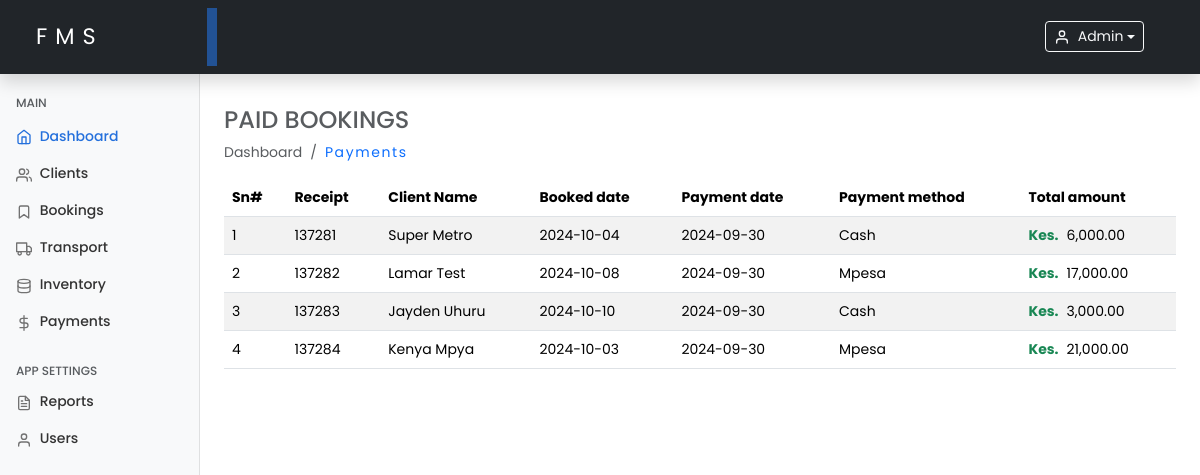
The app's page /payments.php (signed in), older data.
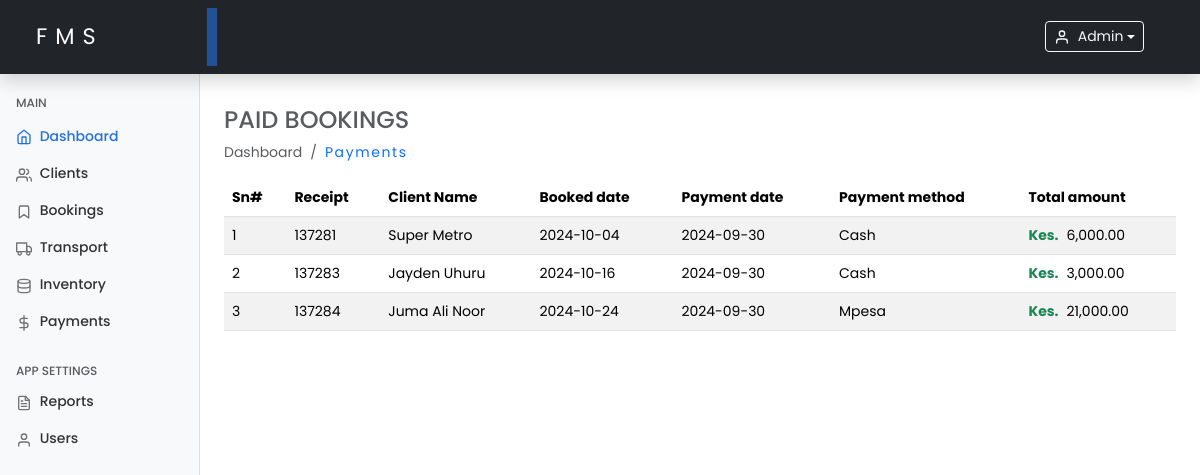
The same page, newer data.
### tables this page shows
CREATE TABLE `payments` (
  `id` int(11) NOT NULL,
  `booking_id` int(11) NOT NULL,
  `receipt_number` int(8) DEFAULT NULL,
  `payment_method` enum('cash','mpesa') NOT NULL DEFAULT 'cash',
  `amount` decimal(10,2) NOT NULL,
  `tax` decimal(10,2) DEFAULT NULL,
  `discount` decimal(10,2) DEFAULT NULL,
  `total` decimal(10,2) GENERATED ALWAYS AS (`amount` + `tax` - `discount`) VIRTUAL,
  `payment_date` date NOT NULL,
  `created_at` timestamp NOT NULL DEFAULT current_timestamp(),
  `updated_at` timestamp NOT NULL DEFAULT current_timestamp() ON UPDATE current_timestamp()
);

CREATE TABLE `clients` (
  `id` int(11) NOT NULL,
  `full_name` varchar(100) NOT NULL,
  `email` varchar(100) DEFAULT NULL,
  `phone` varchar(15) DEFAULT NULL,
  `address` varchar(255) DEFAULT NULL,
  `created_at` timestamp NOT NULL DEFAULT current_timestamp(),
  `updated_at` timestamp NOT NULL DEFAULT current_timestamp() ON UPDATE current_timestamp()
);

CREATE TABLE `schedules` (
  `id` int(11) NOT NULL,
  `client_id` varchar(100) NOT NULL,
  `service_type` enum('burial','cremation','other') DEFAULT 'burial',
  `schedule_date` date NOT NULL,
  `vehicle_type` varchar(150) DEFAULT NULL,
  `request` varchar(255) DEFAULT NULL,
  `status` enum('scheduled','completed') DEFAULT 'scheduled',
  `created_at` timestamp NOT NULL DEFAULT current_timestamp(),
  `updated_at` timestamp NOT NULL DEFAULT current_timestamp() ON UPDATE current_timestamp()
);

### includes/functions.php (called while the page is built, shortened)
<?php
function getProcessedBookings($conn)
{
    $processedBookings = [];
    $query = "SELECT p.booking_id, p.receipt_number, p.payment_method, p.amount, p.tax, p.discount, p.payment_date,
                     s.schedule_date, c.full_name AS client_name
              FROM payments p
              JOIN schedules s ON p.booking_id = s.id
              JOIN clients c ON s.client_id = c.id
              ORDER BY p.payment_date DESC";
    $result = $conn->query($query);
    if ($result && $result->num_rows > 0) {
        while ($row = $result->fetch_assoc()) {
            $processedBookings[] = $row;
        }
    }
    return $processedBookings;
}

### payments.php (the view, shortened to what this page needs)
<?php
include 'includes/functions.php';
$processedBookings = getProcessedBookings($conn);
include './includes/header.php';
include './includes/sidebar.php';
?>
<main class="col-md-9 ms-sm-auto col-lg-10 px-md-4 mt-2">
    <h4 class="text-muted text-uppercase mt-4">Paid Bookings</h4>
    <ol class="breadcrumb mb-2">
        <li class="breadcrumb-item active">Dashboard</li>
        <li class="breadcrumb-item">
            <a class="text-decoration-none hover-underline" href="payments.php">Payments</a>
        </li>
    </ol>
    <div class="table-responsive">
        <?php if (!empty($processedBookings)): ?>
            <table class="table table-striped mt-2" id="paymentsTable">
                <thead>
                    <tr>
                        <th>Sn#</th>
                        <th>Receipt</th>
                        <th>Client Name</th>
                        <th>Booked date</th>
                        <th>Payment date</th>
                        <th>Payment method</th>
                        <th>Total amount</th>
                    </tr>
                </thead>
                <tbody>
                    <?php foreach ($processedBookings as $index => $booking): ?>
                        <tr>
                            <td><?php echo $index + 1; ?></td>
                            <td><?php echo htmlspecialchars($booking['receipt_number']); ?></td>
                            <td><?php echo htmlspecialchars($booking['client_name']); ?></td>
                            <td><?php echo htmlspecialchars($booking['schedule_date']); ?></td>
                            <td><?php echo htmlspecialchars($booking['payment_date']); ?></td>
                            <td class="text-capitalize"><?php echo htmlspecialchars($booking['payment_method']); ?></td>
                            <td><strong class="text-success me-2">Kes.</strong><?php echo number_format($booking['amount'], 2); ?></td>
                        </tr>
                    <?php endforeach; ?>
                </tbody>
            </table>
        <?php else: ?>
            <p class="text-center text-danger">No processed bookings found.</p>
        <?php endif; ?>
    </div>
</main>
<?php include './includes/footer.php'; ?>

Row changes from the older to the newer data that the page shows:
no longer on this page (row unchanged): payments: receipt_number "137282", clients.full_name "Lamar Test", schedules.schedule_date "2024-10-08", payment_date "2024-09-30", payment_method "Mpesa", amount "17,000.00"
changed through a linked row, payments "Jayden Uhuru": schedules.schedule_date "2024-10-10" → "2024-10-16"
changed through a linked row, payments "Mpesa": clients.full_name "Kenya Mpya" → "Juma Ali Noor"; schedules.schedule_date "2024-10-03" → "2024-10-24"
